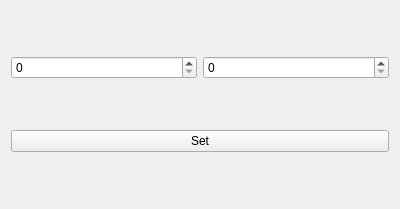
<?xml version="1.0" encoding="UTF-8"?>
<ui version="4.0">
 <class>Form</class>
 <widget class="QWidget" name="Form">
  <property name="geometry">
   <rect>
    <x>0</x>
    <y>0</y>
    <width>400</width>
    <height>209</height>
   </rect>
  </property>
  <property name="windowTitle">
   <string>Form</string>
  </property>
  <layout class="QVBoxLayout" name="verticalLayout">
   <item>
    <layout class="QHBoxLayout" name="horizontalLayout">
     <item>
      <widget class="QSpinBox" name="minutes"/>
     </item>
     <item>
      <widget class="QSpinBox" name="hours"/>
     </item>
    </layout>
   </item>
   <item>
    <widget class="QPushButton" name="btn_set">
     <property name="text">
      <string>Set</string>
     </property>
    </widget>
   </item>
  </layout>
 </widget>
 <resources/>
 <connections/>
</ui>
